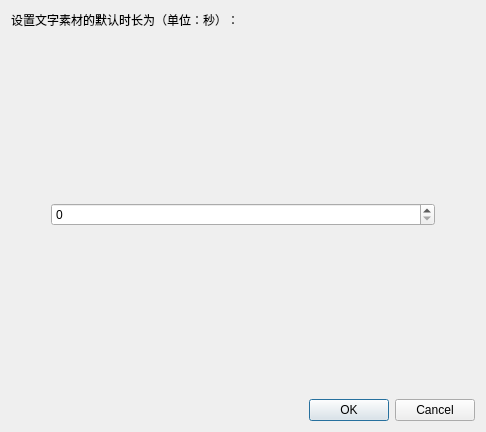
<?xml version="1.0" encoding="UTF-8"?>
<ui version="4.0">
 <class>textDurationDialog</class>
 <widget class="QDialog" name="textDurationDialog">
  <property name="geometry">
   <rect>
    <x>0</x>
    <y>0</y>
    <width>486</width>
    <height>432</height>
   </rect>
  </property>
  <property name="windowTitle">
   <string>设置文字素材默认时长</string>
  </property>
  <layout class="QVBoxLayout" name="verticalLayout">
   <item>
    <widget class="QLabel" name="label">
     <property name="font">
      <font>
       <family>微软雅黑</family>
      </font>
     </property>
     <property name="text">
      <string>设置文字素材的默认时长为（单位：秒）：</string>
     </property>
    </widget>
   </item>
   <item>
    <spacer name="verticalSpacer_2">
     <property name="orientation">
      <enum>Qt::Vertical</enum>
     </property>
     <property name="sizeHint" stdset="0">
      <size>
       <width>20</width>
       <height>159</height>
      </size>
     </property>
    </spacer>
   </item>
   <item>
    <layout class="QHBoxLayout" name="horizontalLayout">
     <item>
      <spacer name="horizontalSpacer">
       <property name="orientation">
        <enum>Qt::Horizontal</enum>
       </property>
       <property name="sizeType">
        <enum>QSizePolicy::Minimum</enum>
       </property>
       <property name="sizeHint" stdset="0">
        <size>
         <width>40</width>
         <height>20</height>
        </size>
       </property>
      </spacer>
     </item>
     <item>
      <widget class="QSpinBox" name="spinBox"/>
     </item>
     <item>
      <spacer name="horizontalSpacer_2">
       <property name="orientation">
        <enum>Qt::Horizontal</enum>
       </property>
       <property name="sizeType">
        <enum>QSizePolicy::Minimum</enum>
       </property>
       <property name="sizeHint" stdset="0">
        <size>
         <width>40</width>
         <height>20</height>
        </size>
       </property>
      </spacer>
     </item>
    </layout>
   </item>
   <item>
    <spacer name="verticalSpacer">
     <property name="orientation">
      <enum>Qt::Vertical</enum>
     </property>
     <property name="sizeHint" stdset="0">
      <size>
       <width>20</width>
       <height>159</height>
      </size>
     </property>
    </spacer>
   </item>
   <item>
    <widget class="QDialogButtonBox" name="buttonBox">
     <property name="orientation">
      <enum>Qt::Horizontal</enum>
     </property>
     <property name="standardButtons">
      <set>QDialogButtonBox::Cancel|QDialogButtonBox::Ok</set>
     </property>
    </widget>
   </item>
  </layout>
 </widget>
 <resources/>
 <connections>
  <connection>
   <sender>buttonBox</sender>
   <signal>accepted()</signal>
   <receiver>textDurationDialog</receiver>
   <slot>accept()</slot>
   <hints>
    <hint type="sourcelabel">
     <x>248</x>
     <y>254</y>
    </hint>
    <hint type="destinationlabel">
     <x>157</x>
     <y>274</y>
    </hint>
   </hints>
  </connection>
  <connection>
   <sender>buttonBox</sender>
   <signal>rejected()</signal>
   <receiver>textDurationDialog</receiver>
   <slot>reject()</slot>
   <hints>
    <hint type="sourcelabel">
     <x>316</x>
     <y>260</y>
    </hint>
    <hint type="destinationlabel">
     <x>286</x>
     <y>274</y>
    </hint>
   </hints>
  </connection>
 </connections>
</ui>
